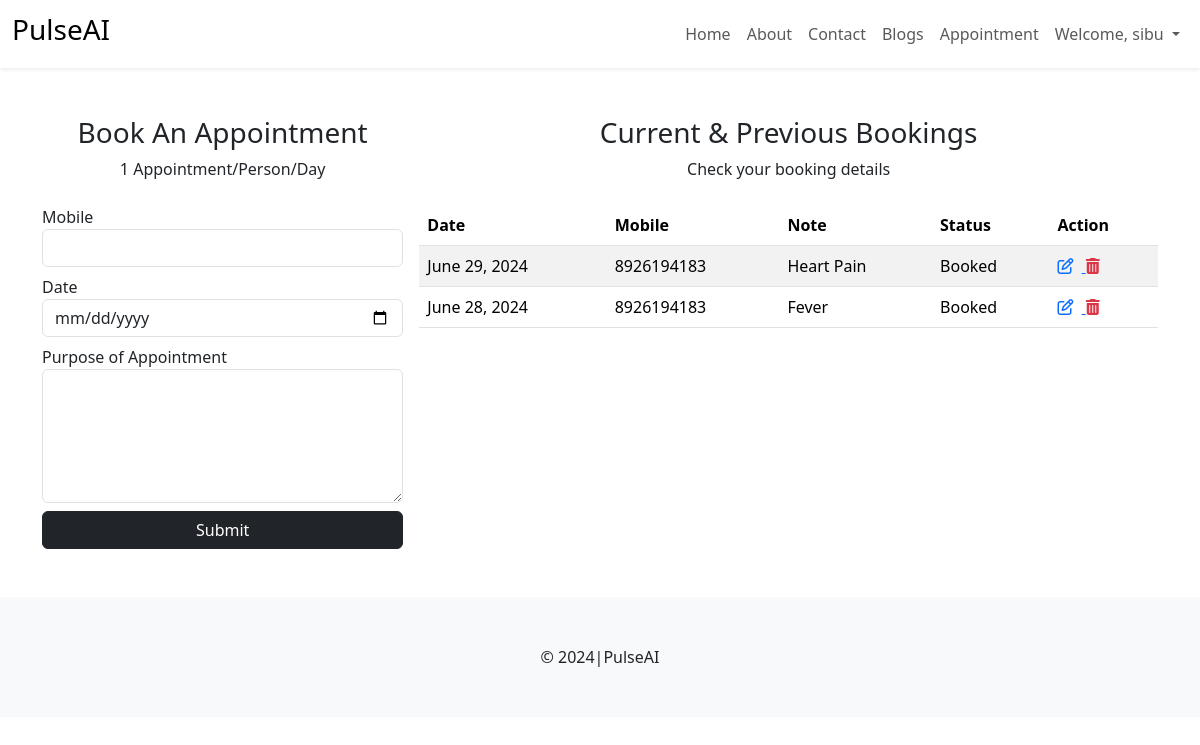
Before: /patient/appointment/ (signed in) with the older database file.
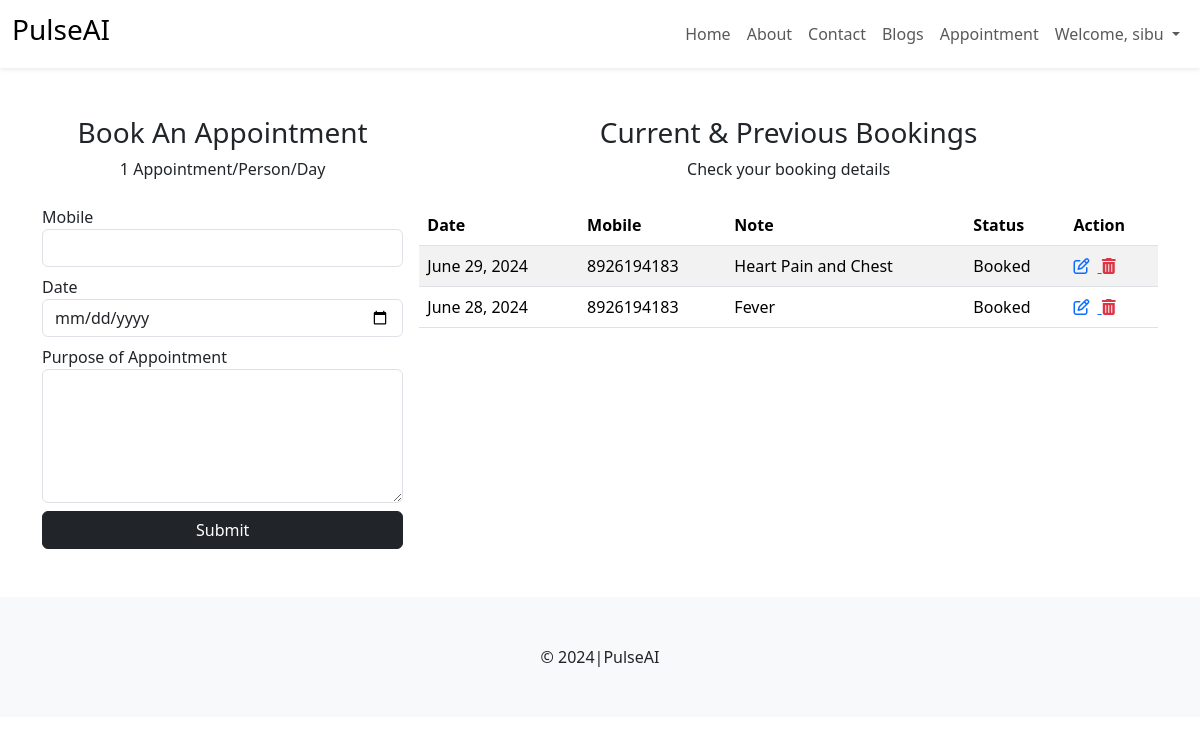
After: the same page with the newer database file.
### patient/models.py (models this page shows, shortened)
class Appointment(models.Model):
      user = models.ForeignKey(User, on_delete=models.DO_NOTHING)
      mobile = models.CharField(max_length=20)
      date = models.DateField()
      note = models.TextField()
      status = models.CharField(max_length=255, choices=APPOINTMENT_STATUS_OPTION, default="Booked")

### patient/views.py (the view, shortened to what this page needs)
# urls.py: path("appointment/", views.appointment, name="appointment"),
@login_required(login_url='signin')
def appointment(request):
      appointments = Appointment.objects.filter(user=request.user).order_by("-date")
      context = {
            'appointments': appointments
      }
      return render(request, 'patient/appointment.html', context)

### templates/patient/appointment.html (shortened to what this page needs)
{% extends "layout.html" %}
{% block content %}
<div class="container my-5">
<div class="row g-3">
      <div class="col-md-4">
            <div class="mb-4 text-center">
                  <h3>Book An Appointment</h3>
                  <p>1 Appointment/Person/Day</p>
            </div>
            <form action="{% url 'appointment' %}" method="post">
                  <div class="mb-2">
                  <label>Mobile</label>
                  <input type="text" name="mobile" class="form-control" required>
                  </div>
                  <div class="mb-2">
                  <label>Date</label>
                  <input type="date" name="date" class="form-control" required>
                  </div>
                  <div class="mb-2">
                  <label>Purpose of Appointment</label>
                  <textarea rows="5" class="form-control" name="note" required></textarea>
                  </div>
                  <div class="mt-2">
                  <input type="submit" value="Submit" class="btn btn-dark w-100">
                  </div>
            </form>
      </div>
      <div class="col-md-8">
            <div class="mb-4 text-center">
                  <h3>Current & Previous Bookings</h3>
                  <p>Check your booking details</p>
            </div>
            <div class="table-responsive">
                  <table class="table table-striped">
                  <thead>
                        <tr>
                              <th>Date</th>
                              <th>Mobile</th>
                              <th>Note</th>
                              <th>Status</th>
                              <th>Action</th>
                        </tr>
                  </thead>
                  <tbody>
                        {% for app in appointments %}
                              <tr>
                              <td>{{app.date}}</td>
                              <td>{{app.mobile}}</td>
                              <td>{{app.note}}</td>
                              <td>{{app.status}}</td>
                              <td>
                                    <a href="{% url 'update_appointment' app.id %}">
                                          <i class="fa-regular fa-pen-to-square me-2"></i>
                                    </a>
                                    <a href="{% url 'delete_appointment' app.id %}" class="text-danger" onclick="confirmDelete(event)">
                                          <i class="fa-solid fa-trash-can"></i>
                                    </a>
                              </td>
                              </tr>
                        {% endfor %}
                  </tbody>
                  </table>
            </div>
      </div>
</div>
</div>
{% endblock %}

Changed rows visible on the page:
changed Appointment: note "Heart Pain" → "Heart Pain and Chest"
